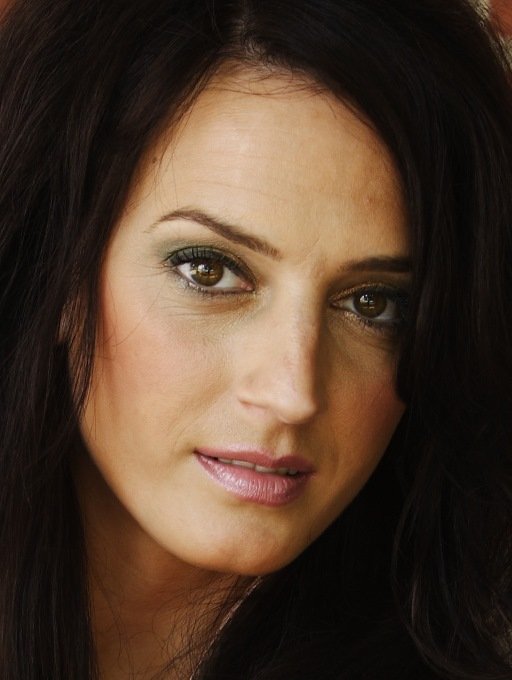
#> input picture test2.png, 512 x 680 px
$ python bf.py
#> lines starting #> are read from the running program, lines starting #| are printed output that depends on the picture; after the words box and inside, x2 and y2 are one past the last pixel; in counts of white or black regions, pixels touching at a corner belong together
import numpy as np
import cv2

def main(name, sigma_d, sigma_r, diam, savename):
	#window = "img"
#> called with name = './test2.png', sigma_d = 25, sigma_r = 10, diam = 9, savename = './edges.png'
	img = cv2.imread(name, 1)
#> img is the input picture: shape (680, 512, 3); mean B, G, R 43.6, 58.7, 78.7
	if img is not None:
		filtered = cv2.bilateralFilter(img, diam, sigma_r, sigma_d)
		cv2.imwrite(savename, filtered)
		#cv2.imshow(window, filtered)
		#key = cv2.waitKey(0)
		#cv2.destroyAllWindows()
	else:
		print("no image file")

def edge_overlay(original_img, edge_img, savename):
#> called with original_img = './test2.png', edge_img = './edges.png', savename = './overlay2.png'
	original = cv2.imread(original_img, 1)
	original = cv2.split(original)
	edges = cv2.imread(edge_img, 0)
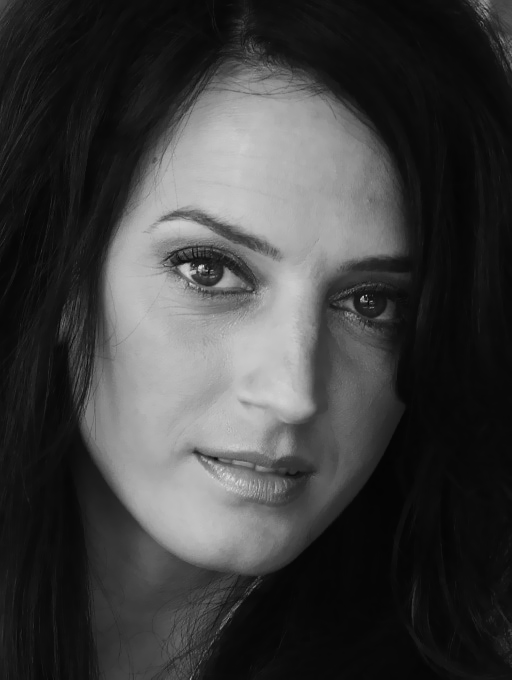
#> edges: shape (680, 512); min 4, max 223, mean 62.4
	edges = cv2.Canny(edges, 100, 200)
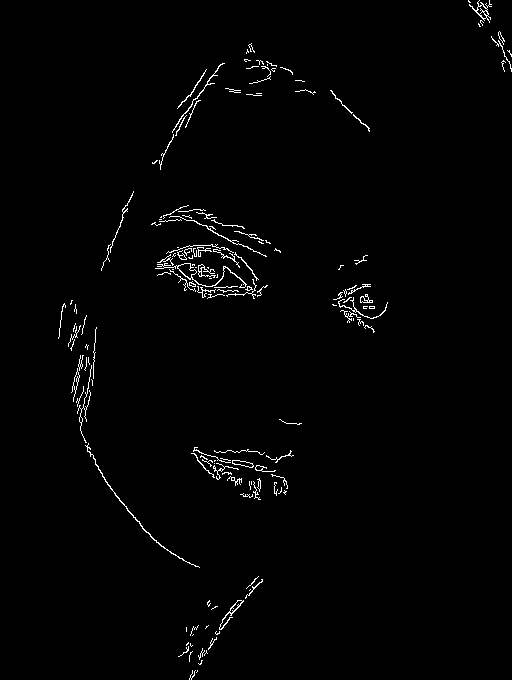
#> edges: shape (680, 512); 1.3% white in thin lines or dots, all inside (x1, y1, x2, y2) = (58, 0, 512, 680)
	overlayed = []
	for i in range(3):
		overlayed.append(cv2.add(original[i], edges))
#> after the loop, overlayed = 3 items
	cv2.imwrite(savename, cv2.merge(overlayed))
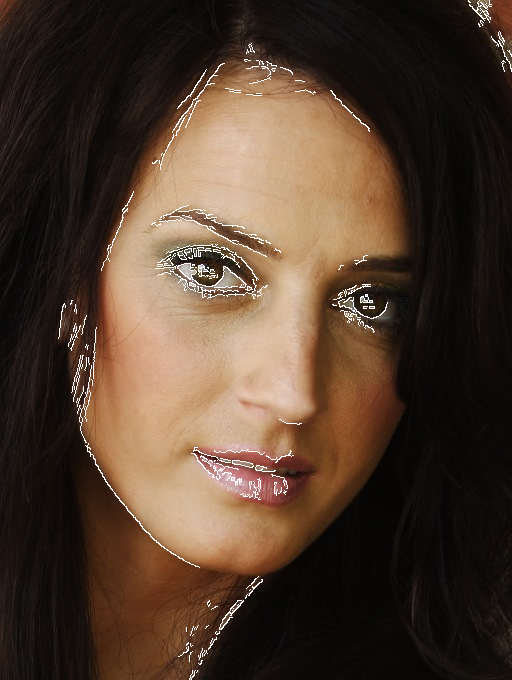
#> saved as overlay2.png: shape (680, 512, 3); mean B, G, R 46.2, 61, 80.5

if __name__ == "__main__":
	'''
	d = [15, 20, 25]
	r = [30, 50, 80]
	for i in range(3):
		for j in range(3):
			main('./test2.png', d[i], r[j], 9, 'bf2{i}{j}.png'.format(i=i, j=j))
	'''
	main('./test2.png', 25, 10, 9, './edges.png')
	edge_overlay('./test2.png', './edges.png', './overlay2.png')

$ run again, with bf1.png copied over test2.png
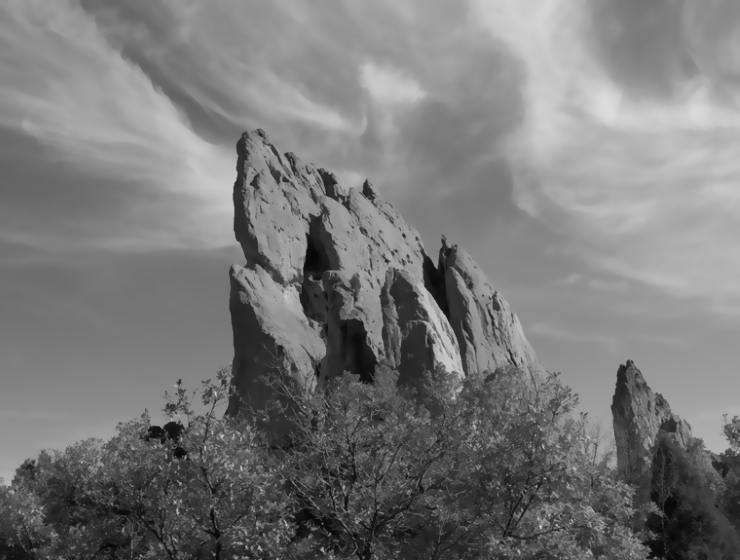
#> input picture bf1.png, 740 x 560 px
#> in main, img is the input picture: shape (560, 740, 3); min 6, max 221, mean 120.9
#> in edge_overlay, `edges = cv2.Canny(edges, 100, 200)`:
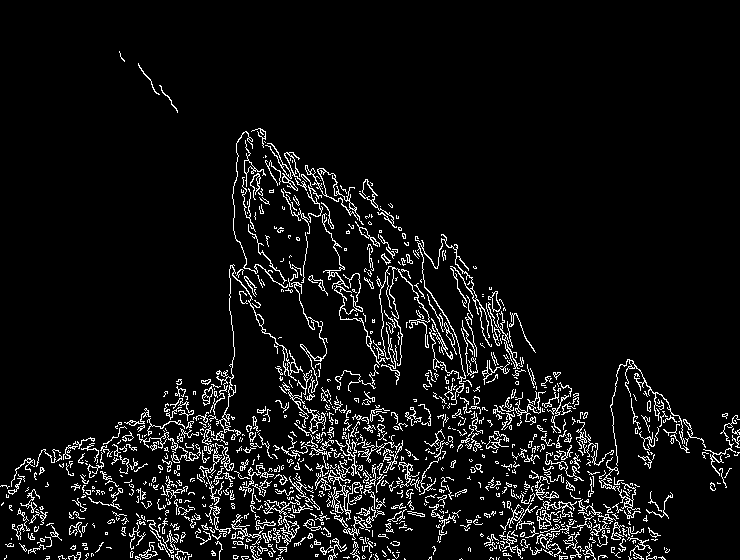
#> edges: shape (560, 740); 6.7% white in thin lines or dots
#> after the loop in edge_overlay, `for i in range(3):`: overlayed = 3 items
#> in edge_overlay, `cv2.imwrite(savename, cv2.merge(overlayed))`:
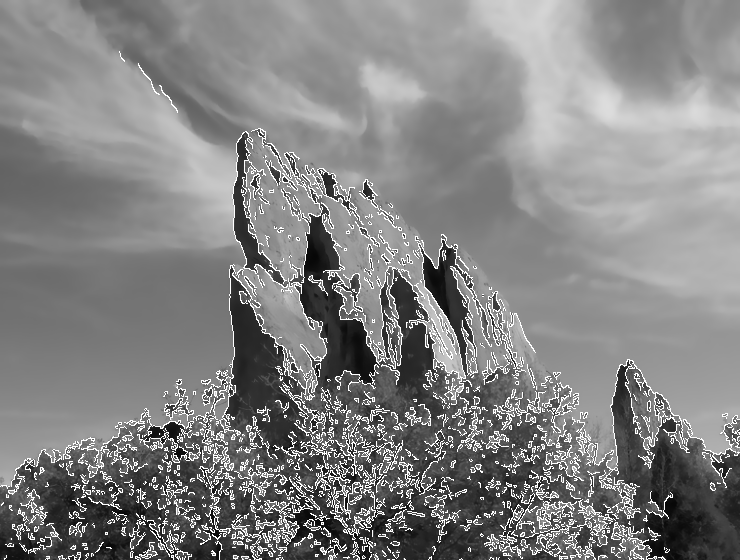
#> saved as overlay2.png: shape (560, 740, 3); min 6, max 255, mean 132
